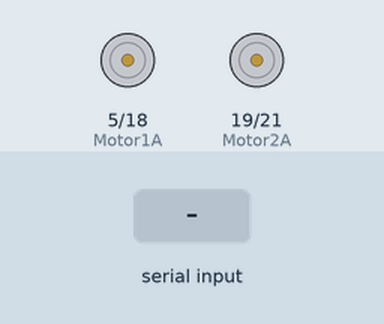
A sketch run on a simulated ESP32. On the bench: motor-driver pin pairs drawn as motors (green arrow = first pin HIGH = forward, orange = second pin HIGH = backward, longer = more drive). Inputs (shaded band) come from the test bench. Nothing arrives over Bluetooth unless stated.

Above: at 1.2 s.
1.3 s: "F" received over the second serial link
At 2.3 s:
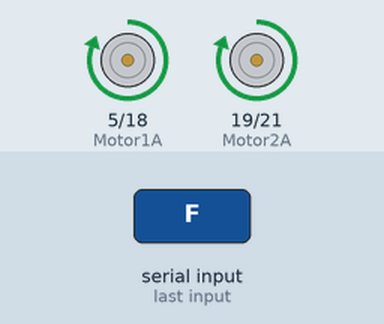
2.8 s: "B" received over the second serial link
At 3.4 s:
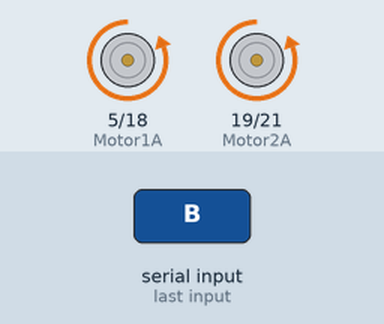
4.3 s: "L" received over the second serial link
At 4.6 s:
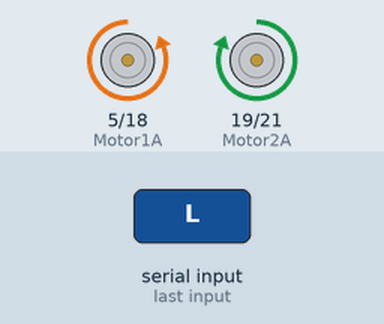
5.8 s: "R" received over the second serial link
At 6.9 s:
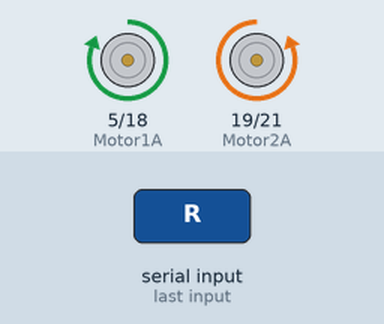
7.3 s: "G" received over the second serial link
At 8.0 s:
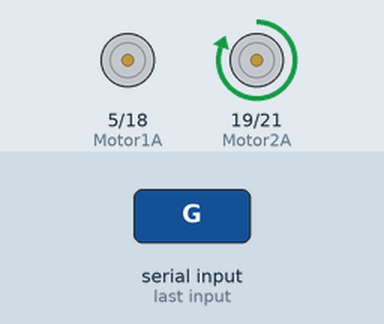
8.8 s: "I" received over the second serial link
At 9.2 s:
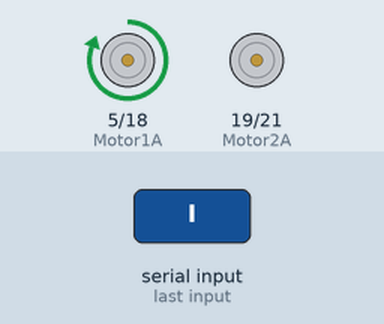
Timing chart, 0 to 11.3 s (numbered marks = the images above; inputs shaded):
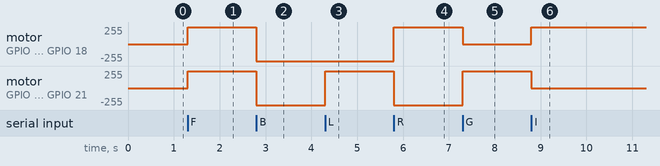

Measured:
- after the input at 1.3 s, motor on GPIO 5 (Motor1A) / GPIO 18 (Motor1B), motor on GPIO 19 (Motor2A) / GPIO 21 (Motor2B): stopped → forward 255/255 at once
- after the input at 2.8 s, motor on GPIO 5 (Motor1A) / GPIO 18 (Motor1B), motor on GPIO 19 (Motor2A) / GPIO 21 (Motor2B): forward 255/255 → backward 255/255 at once
- after the input at 4.3 s, motor on GPIO 19 (Motor2A) / GPIO 21 (Motor2B): backward 255/255 → forward 255/255 at once
- after the input at 5.8 s, motor on GPIO 5 (Motor1A) / GPIO 18 (Motor1B): backward 255/255 → forward 255/255 at once; motor on GPIO 19 (Motor2A) / GPIO 21 (Motor2B): forward 255/255 → backward 255/255 at once
- after the input at 7.3 s, motor on GPIO 5 (Motor1A) / GPIO 18 (Motor1B): forward 255/255 → stopped at once; motor on GPIO 19 (Motor2A) / GPIO 21 (Motor2B): backward 255/255 → forward 255/255 at once
- after the input at 8.8 s, motor on GPIO 5 (Motor1A) / GPIO 18 (Motor1B): stopped → forward 255/255 at once; motor on GPIO 19 (Motor2A) / GPIO 21 (Motor2B): forward 255/255 → stopped at once

The sketch:

esp_rojo.ino
```cpp
#include <BluetoothSerial.h>

// Inicializar Bluetooth para ESP32
BluetoothSerial bluetooth;

// Definición de pines para los motores
const int Motor1A = 5;
const int Motor1B = 18;
const int Motor2A = 19;
const int Motor2B = 21;

void setup() {
    bluetooth.begin("ESP32_Bluetooth");  // Nombre del dispositivo Bluetooth

    pinMode(Motor1A, OUTPUT);
    pinMode(Motor1B, OUTPUT);
    pinMode(Motor2A, OUTPUT);
    pinMode(Motor2B, OUTPUT);

    detenerMotores();
}

void loop() {
    if (bluetooth.available()) {
        char comando = (char)bluetooth.read();
        ejecutarComando(comando);
    }
}

void ejecutarComando(char comando) {
    switch (comando) {
        case 'S':  // Stop
            detenerMotores();
            break;
        case 'F':  // Adelante
            moverAdelante();
            break;
        case 'B':  // Atrás
            moverAtras();
            break;
        case 'L':  // Izquierda
            girarIzquierda();
            break;
        case 'R':  // Derecha
            girarDerecha();
            break;
        case 'G':  // Adelante-Izquierda
            moverAdelanteIzquierda();
            break;
        case 'I':  // Adelante-Derecha
            moverAdelanteDerecha();
            break;
        case 'H':  // Atrás-Izquierda
            moverAtrasIzquierda();
            break;
        case 'J':  // Atrás-Derecha
            moverAtrasDerecha();
            break;
        default:
            detenerMotores();
            break;
    }
}

void detenerMotores() {
    digitalWrite(Motor1A, LOW);
    digitalWrite(Motor1B, LOW);
    digitalWrite(Motor2A, LOW);
    digitalWrite(Motor2B, LOW);
}

void moverAdelante() {
    digitalWrite(Motor1A, HIGH);
    digitalWrite(Motor1B, LOW);
    digitalWrite(Motor2A, HIGH);
    digitalWrite(Motor2B, LOW);
}

void moverAtras() {
    digitalWrite(Motor1A, LOW);
    digitalWrite(Motor1B, HIGH);
    digitalWrite(Motor2A, LOW);
    digitalWrite(Motor2B, HIGH);
}

void girarIzquierda() {
    digitalWrite(Motor1A, LOW);
    digitalWrite(Motor1B, HIGH);
    digitalWrite(Motor2A, HIGH);
    digitalWrite(Motor2B, LOW);
}

void girarDerecha() {
    digitalWrite(Motor1A, HIGH);
    digitalWrite(Motor1B, LOW);
    digitalWrite(Motor2A, LOW);
    digitalWrite(Motor2B, HIGH);
}

void moverAdelanteIzquierda() {
    digitalWrite(Motor1A, LOW);
    digitalWrite(Motor1B, LOW);
    digitalWrite(Motor2A, HIGH);
    digitalWrite(Motor2B, LOW);
}

void moverAdelanteDerecha() {
    digitalWrite(Motor1A, HIGH);
    digitalWrite(Motor1B, LOW);
    digitalWrite(Motor2A, LOW);
    digitalWrite(Motor2B, LOW);
}

void moverAtrasIzquierda() {
    digitalWrite(Motor1A, LOW);
    digitalWrite(Motor1B, LOW);
    digitalWrite(Motor2A, LOW);
    digitalWrite(Motor2B, HIGH);
}

void moverAtrasDerecha() {
    digitalWrite(Motor1A, LOW);
    digitalWrite(Motor1B, HIGH);
    digitalWrite(Motor2A, LOW);
    digitalWrite(Motor2B, LOW);
}
```
